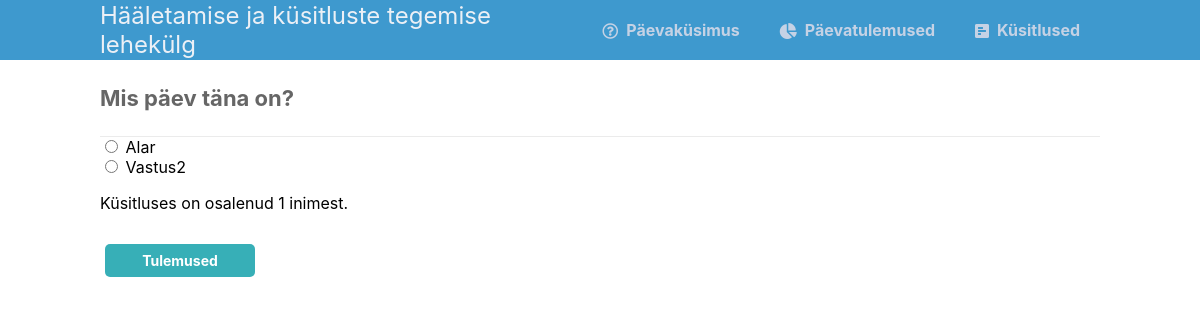
The page / on the database its author committed.
### tables this page shows
CREATE TABLE `questions` (
  `id_q` int(11) UNSIGNED NOT NULL,
  `question` varchar(255) NOT NULL,
  `answer_1` varchar(100) NOT NULL,
  `answer_2` varchar(100) NOT NULL,
  `answer_3` varchar(100) NOT NULL,
  `created` timestamp NOT NULL DEFAULT current_timestamp(),
  `status` int(1) NOT NULL DEFAULT 0
);

### index.php (the view, shortened to what this page needs)
<?php
require 'templates/header.php';
$msg = '';
try {
    $connection = new PDO($dsn, USERNAME, PASSWORD, $options);
    $connection->exec('SET NAMES utf8');
    $sql = 'SELECT * FROM questions  WHERE status = 1';
    $statement = $connection->prepare($sql);
    $statement->execute();
    $question = $statement->fetch(PDO::FETCH_ASSOC);
    $id = $question['id_q'];
} catch (PDOException $error) {
    $msg = 'Viga andmebaasist lugemisel: ' . ('<br /> SQL: <strong>' . $sql . '</strong><br />' . $error->getMessage());
}
try {
    $connection = new PDO($dsn, USERNAME, PASSWORD, $options);
    $connection->exec('SET NAMES utf8');
    $sql = 'SELECT COUNT(*) as total FROM answers WHERE id_q =' . $id;
    $statement = $connection->prepare($sql);
    $statement->execute();
    $answers = $statement->fetch(PDO::FETCH_ASSOC);
    $total = $answers['total'];
} catch (PDOException $error) {
    if (empty($total)) {
        $msg = 'Hetkel ei ole ühtegi aktiivset küsimust';
    } else {
        $msg = 'Viga andmebaasist lugemisel: ' . ('<br /> SQL: <strong>' . $sql . '</strong><br />' . $error->getMessage());
    }
}
if ($msg != '') {
?>
    <div class="delete">
        <h3 class=""><?php echo $msg ?></h3>
    </div>
<?php
} else {
?>
    <div class="content poll-vote">
        <h2><?php echo ($question['question']); ?></h2>
        <input type="radio" id="answer_1" name="answer_1" value="1" onclick="location.href='poll_result.php?id=<?php echo $question['id_q']; ?>&answer=1'">
        <label for="answer_1"> <?php echo ($question['answer_1']); ?> </label><br>
        <input type="radio" id="answer_2" name="answer_2" value="2" onclick="location.href='poll_result.php?id=<?php echo $question['id_q']; ?>&answer=2'">
        <label for="answer_2"> <?php echo ($question['answer_2']); ?> </label><br>
        <form action="">
        <p class=""> Küsitluses on osalenud <?php echo $total ?> inimest.</p>
        <div>
            <a href="poll_result2.php?id=<?php echo $question['id_q']; ?>"> Tulemused </a>
        </div>
        </form>
    </div>
<?php
}
?>
<?php require 'templates/footer.php'; ?>

### css/style.css (style rules this page uses)
* { box-sizing: border-box; font-family: -apple-system, BlinkMacSystemFont, "segoe ui", roboto, oxygen, ubuntu, cantarell, "fira sans", "droid sans", "helvetica neue", Arial, sans-serif; font-size: 16px; -webkit-font-smoothing: antialiased; -moz-osx-font-smoothing: grayscale; }
body { background-color: #FFFFFF; margin: 0; }
.content { width: 1000px; margin: 0 auto; }
.content h2 { margin: 0; padding: 25px 0; font-size: 22px; border-bottom: 1px solid #ebebeb; color: #666666; }
.poll-vote form { display: flex; flex-flow: column; }
.poll-vote form input[type="submit"], .poll-vote form a { display: inline-block; padding: 8px; border-radius: 5px; background-color: #38b673; border: 0; font-weight: bold; font-size: 14px; color: #FFFFFF; cursor: pointer; width: 150px; margin-top: 15px; }
.poll-vote form a { text-align: center; text-decoration: none; background-color: #37afb7; margin-left: 5px; }

### rows shown on the page
questions: question "Mis päev täna on?", answer_1 "Alar", answer_2 "Vastus2"

### other values the page prints
$total "1"
